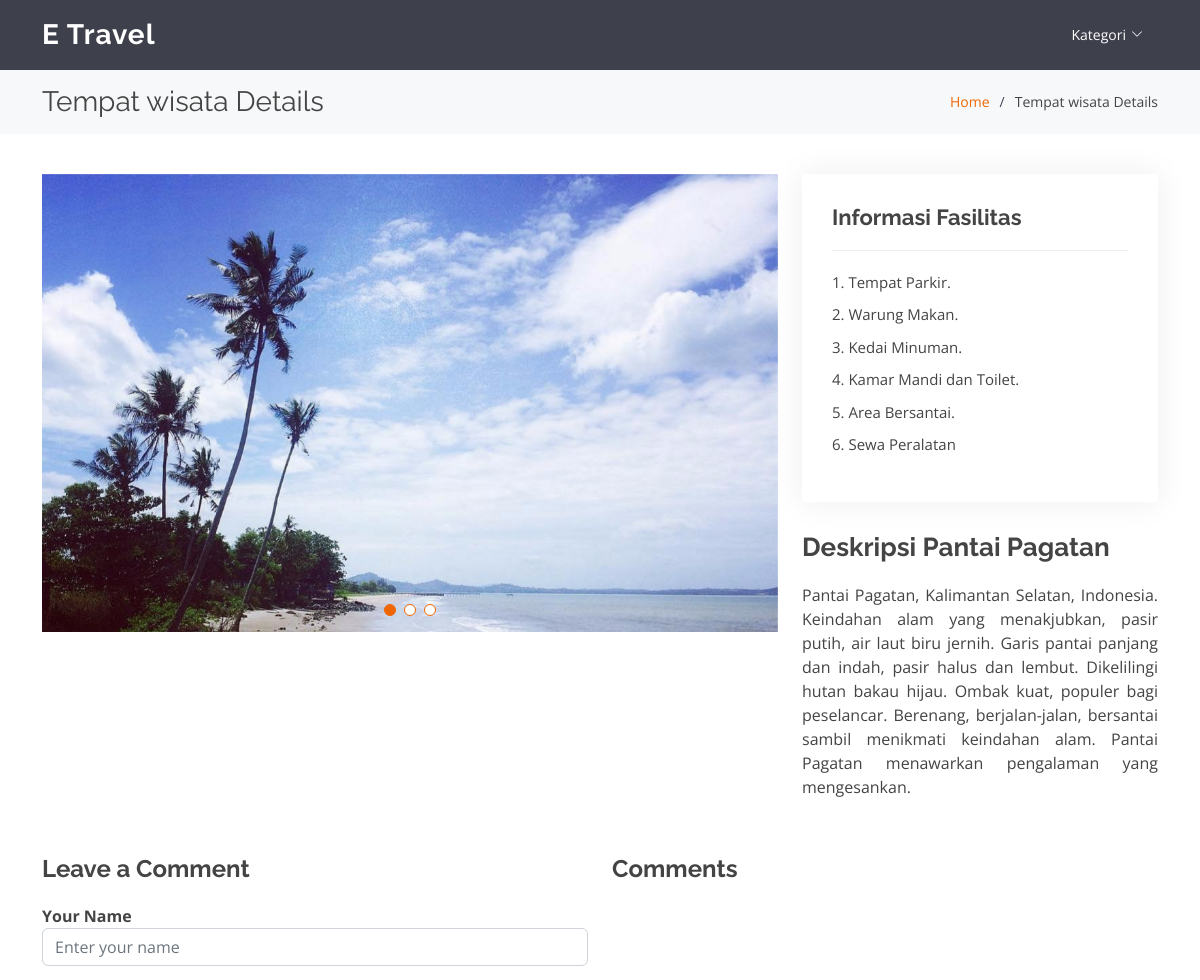
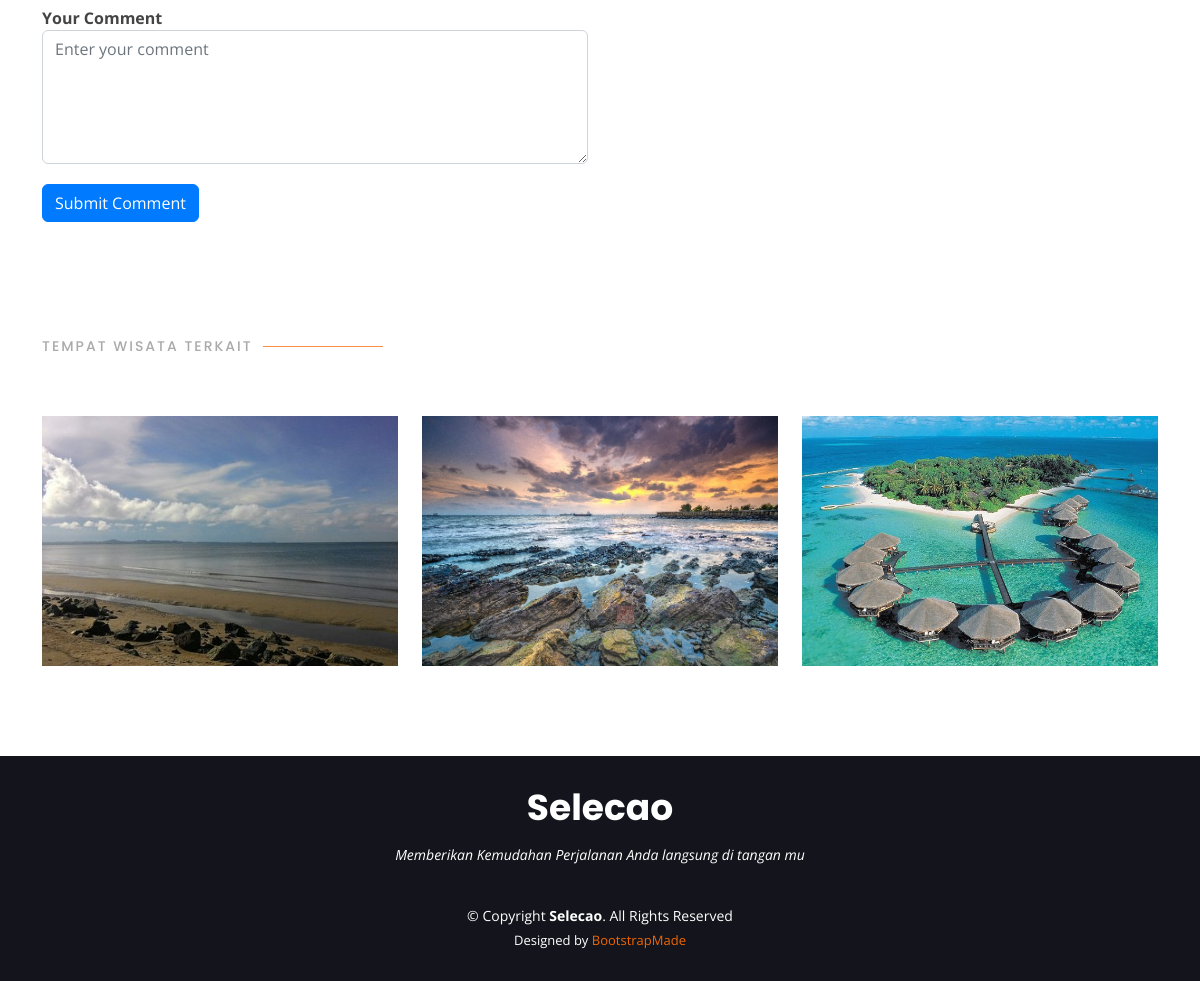
/portfolio-details.php?id_tempat_wisata=2, run on the app's committed database (2 pictures, top to bottom).
### tables this page shows
CREATE TABLE `image` (
  `id_image` int(11) NOT NULL,
  `image` varchar(255) NOT NULL,
  `image_satu` varchar(255) NOT NULL,
  `image_dua` varchar(255) NOT NULL,
  `id_tempat_wisata` int(11) NOT NULL
);

CREATE TABLE `fasilitas` (
  `id_fasilitas` int(11) NOT NULL,
  `deskripsi_fasilitas` text NOT NULL,
  `id_tempat_wisata` int(11) NOT NULL
);

CREATE TABLE `tempat_wisata` (
  `id_tempat_wisata` int(11) NOT NULL,
  `name_tw` varchar(255) NOT NULL,
  `deskripsi` text NOT NULL,
  `image_tw` varchar(255) NOT NULL,
  `id_daerah_wisata` int(11) NOT NULL,
  `id_kategori` int(11) NOT NULL
);

### public/portfolio-details.php (the view, shortened to what this page needs)
<!DOCTYPE html>
<html lang="en">
<head>
    <link href="assets/vendor/animate.css/animate.min.css" rel="stylesheet">
    <link href="assets/vendor/aos/aos.css" rel="stylesheet">
    <link href="assets/vendor/bootstrap/css/bootstrap.min.css" rel="stylesheet">
    <link href="assets/vendor/bootstrap-icons/bootstrap-icons.css" rel="stylesheet">
    <link href="assets/vendor/boxicons/css/boxicons.min.css" rel="stylesheet">
    <link href="assets/vendor/glightbox/css/glightbox.min.css" rel="stylesheet">
    <link href="assets/vendor/remixicon/remixicon.css" rel="stylesheet">
    <link href="assets/vendor/swiper/swiper-bundle.min.css" rel="stylesheet">
    <link href="assets/css/style.css" rel="stylesheet">
</head>
<body>
    <header id="header" class="fixed-top d-flex align-items-center  ">
    <div class="container d-flex align-items-center justify-content-between">
      <div class="logo">
        <h1><a href="index.php">E Travel</a></h1>
      </div>
      <nav id="navbar" class="navbar">
        <ul>
          <li class="dropdown"><a href="#"><span>Kategori</span> <i class="bi bi-chevron-down"></i></a>
          </li>
        </ul>
      </nav>
      </div>
  </header>
    <main id="main">
        <section id="breadcrumbs" class="breadcrumbs">
            <div class="container">
                <div class="d-flex justify-content-between align-items-center">
                    <h2>Tempat wisata Details</h2>
                    <ol>
                        <li><a href="index.php">Home</a></li>
                        <li>Tempat wisata Details</li>
                    </ol>
                </div>
            </div>
        </section>
        <section id="portfolio-details" class="portfolio-details">
            <div class="container">
                <div class="row gy-4">
                    <div class="col-lg-8">
                        <div class="portfolio-details-slider swiper">
                            <div class="swiper-wrapper align-items-center">
                                <?php
                                include "../config/config.php";
                                $id_tempat_wisata = $_GET['id_tempat_wisata'];
                                $data = mysqli_query($host, "SELECT * FROM `image` WHERE `id_tempat_wisata` = $id_tempat_wisata");
                                while ($d = mysqli_fetch_array($data)) {
                                ?>
                                    <div class="swiper-slide">
                                        <img src="../admin/assets/img/<?php echo $d["image"]; ?>" data-gallery="portfolioGallery" class="portfolio-lightbox preview-link" alt="">
                                    </div>
                                <?php
                                }
                                ?>
                            </div>
                            <div class="swiper-pagination"></div>
                        </div>
                    </div>
                    <div class="col-lg-4">
                        <?php
                        $query = "SELECT deskripsi_fasilitas FROM fasilitas WHERE id_tempat_wisata = $id_tempat_wisata";
                        $result = mysqli_query($host, $query);
                        $row = mysqli_fetch_assoc($result);
                        $description = $row['deskripsi_fasilitas'];
                        $items = explode("\n", $description);
                        ?>
                        <div class="portfolio-info">
                            <h3>Informasi Fasilitas</h3>
                            <ul>
                                <?php foreach ($items as $item) { ?>
                                    <?php if (!empty($item)) { ?>
                                        <li><strong></strong> <?php echo trim($item); ?><br></li>
                                    <?php } ?>
                                <?php } ?>
                            </ul>
                        </div>
                        <?php
                        $query = "SELECT name_tw, deskripsi FROM tempat_wisata WHERE id_tempat_wisata = $id_tempat_wisata";
                        $result = mysqli_query($host, $query);
                        if ($result && mysqli_num_rows($result) > 0) {
                            $row = mysqli_fetch_assoc($result);
                            $name_tw = $row['name_tw'];
                            $deskripsi = $row['deskripsi'];
                        } else {
                            $name_tw = "Title Not Found";
                            $deskripsi = "Description Not Found";
                        }
                        ?>
                        <div class="portfolio-description">
                            <h2>Deskripsi <?php echo $name_tw; ?></h2>
                            <p style="text-align: justify;">
                                <?php echo $deskripsi; ?>
                            </p>
                        </div>
                    </div>
                    <div class="portfolio-comments">
                        <div class="row">
                            <div class="col-lg-6">
                                <h3>Leave a Comment</h3>
                                <form class="comment-form" action="proses-add.php" method="post">
                                    <div class="form-group">
                                        <label for="name">Your Name</label>
                                        <input type="text" class="form-control" id="name" name="name_komentar" placeholder="Enter your name" required>
                                    </div>
                                    <div class="form-group">
                                        <label for="comment">Your Comment</label>
                                        <textarea class="form-control" id="comment" rows="5" placeholder="Enter your comment" name="komentar" required></textarea>
                                    </div>
                                    <button type="submit" class="btn btn-primary" name="submit_komentar">Submit Comment</button>
                                </form>
                            </div>
                            <div class="col-lg-6">
                                <div class="comment-list">
                                    <h3>Comments</h3>
                                </div>
                            </div>
                        </div>
                    </div>
                </div>
            </div>
        </section>
                <section id="portfolio" class="portfolio">
                <div class="container">
                    <div class="section-title" data-aos="fade-up">
                    <h2>Tempat Wisata Terkait</h2>
                    </div>
                    <div class="row">
                    <div class="container">
                        <div class="row portfolio-container" data-aos="fade-up">
                        <?php
                        include "../config/config.php";
                        $data = mysqli_query($host, "SELECT `tw`.`id_tempat_wisata`, `tw`.`name_tw`, `tw`.`deskripsi`, `tw`.`image_tw`, `dw`.`name_dw`, `ka`.`id_kategori`, `ka`.`name_kategori`
                        FROM `tempat_wisata` AS `tw`
                        JOIN `daerah_wisata` AS `dw` ON `tw`.`id_daerah_wisata` = `dw`.`id_daerah_wisata`
                        JOIN `kategori` AS `ka` ON `tw`.`id_kategori` = `ka`.`id_kategori`
                        WHERE `tw`.`id_daerah_wisata` = (SELECT `id_daerah_wisata` FROM `tempat_wisata` WHERE `id_tempat_wisata` = '$id_tempat_wisata')");
                        while ($d = mysqli_fetch_array($data)) {
                        ?>
                            <div class="col-lg-4 col-md-6 portfolio-item filter-card">
                            <div class="portfolio-img"><img src="../admin/assets/img/<?php echo $d["image_tw"]; ?>" class="img-fluid" alt="image"></div>
                            </div>
                        <?php
                        }
                        ?>
                        </div>
                    </div>
                    </div>
                </div>
                </section>
    </main>
    <footer id="footer">
        <div class="container">
            <h3>Selecao</h3>
            <p>Memberikan Kemudahan Perjalanan Anda langsung di tangan mu</p>
            <div class="copyright">
                &copy; Copyright <strong><span>Selecao</span></strong>. All Rights Reserved
            </div>
            <div class="credits">
                Designed by <a href="https://bootstrapmade.com/">BootstrapMade</a>
            </div>
        </div>
    </footer>
</body>
</html>

### public/assets/css/style.css (style rules this page uses)
body { font-family: "Open Sans", sans-serif; color: #444444; }
a { color: #ef6603; text-decoration: none; }
h1, h2, h3, h4, h5, h6 { font-family: "Raleway", sans-serif; }
#header { height: 70px; transition: all 0.5s; z-index: 997; transition: all 0.5s; background: rgba(42, 44, 57, 0.9); }
#header .logo h1 { font-size: 28px; margin: 0; padding: 0; line-height: 1; font-weight: 700; letter-spacing: 1px; }
#header .logo h1 a, #header .logo h1 a:hover { color: #fff; text-decoration: none; }
.navbar { padding: 0; }
.navbar ul { margin: 0; padding: 0; display: flex; list-style: none; align-items: center; }
.navbar li { position: relative; }
.navbar a, .navbar a:focus { display: flex; align-items: center; justify-content: space-between; padding: 5px 15px 7px 15px; margin-left: 5px; font-size: 14px; color: #fff; white-space: nowrap; transition: 0.3s; border-radius: 50px; }
.navbar a i, .navbar a:focus i { font-size: 12px; line-height: 0; margin-left: 5px; }
section { padding: 60px 0; overflow: hidden; }
.section-title { padding-bottom: 40px; }
.section-title h2 { font-size: 14px; font-weight: 500; padding: 0; line-height: 1px; margin: 0 0 5px 0; letter-spacing: 2px; text-transform: uppercase; color: #aaaaaa; font-family: "Poppins", sans-serif; }
.section-title h2::after { content: ""; width: 120px; height: 1px; display: inline-block; background: #fd9042; margin: 4px 10px; }
.portfolio .portfolio-item { margin-bottom: 30px; }
.portfolio-img { height: 250px; }
.portfolio-img img { width: 100%; height: 100%; object-fit: cover; }
.portfolio .portfolio-item .portfolio-img { overflow: hidden; }
.portfolio .portfolio-item .portfolio-img img { transition: all 0.8s ease-in-out; }
.portfolio-details { padding-top: 40px; }
.portfolio-details .portfolio-details-slider img { width: 100%; }
.portfolio-details .portfolio-details-slider .swiper-pagination { margin-top: 20px; position: relative; }
.portfolio-details .portfolio-info { padding: 30px; box-shadow: 0px 0 30px rgba(42, 44, 57, 0.08); }
.portfolio-details .portfolio-info h3 { font-size: 22px; font-weight: 700; margin-bottom: 20px; padding-bottom: 20px; border-bottom: 1px solid #eee; }
.portfolio-details .portfolio-info ul { list-style: none; padding: 0; font-size: 15px; }
.portfolio-details .portfolio-info ul li+li { margin-top: 10px; }
.portfolio-details .portfolio-description { padding-top: 30px; }
.portfolio-details .portfolio-description h2 { font-size: 26px; font-weight: 700; margin-bottom: 20px; }
.portfolio-details .portfolio-description p { padding: 0; }
.breadcrumbs { padding: 15px 0; margin-top: 70px; background: #f7f8f9; min-height: 40px; }
.breadcrumbs h2 { font-size: 28px; font-weight: 400; margin: 0; }
.breadcrumbs ol { display: flex; flex-wrap: wrap; list-style: none; padding: 0; margin: 0; font-size: 14px; }
.breadcrumbs ol li+li { padding-left: 10px; }
.breadcrumbs ol li+li::before { display: inline-block; padding-right: 10px; color: #404356; content: "/"; }
#footer { background: #14151c; color: #fff; font-size: 14px; text-align: center; padding: 30px 0; }
#footer h3 { font-size: 36px; font-weight: 700; color: #fff; position: relative; font-family: "Poppins", sans-serif; padding: 0; margin: 0 0 15px 0; }
#footer p { font-size: 15; font-style: italic; padding: 0; margin: 0 0 40px 0; }
#footer .copyright { margin: 0 0 5px 0; }
#footer .credits { font-size: 13px; }

### public/portfolio-details.php (style rules this page uses)
.portfolio-details-slider .swiper-slide img { width: 100%; height: auto; }
.swiper-slide { height: 0; padding-bottom: 56.25%; position: relative; }
.swiper-slide img { position: absolute; top: 0; left: 0; width: 100%; height: 100%; object-fit: cover; }
.portfolio-comments { margin-top: 40px; }
.portfolio-comments h3 { font-size: 24px; font-weight: bold; margin-bottom: 20px; }
.comment-form .form-group { margin-bottom: 20px; }
.comment-form label { font-weight: bold; }
.btn-primary { background-color: #007bff; color: #fff; border-color: #007bff; }
.portfolio-img { height: 250px; }
.portfolio-img img { width: 100%; height: 100%; object-fit: cover; }

### data on the page
image: image (picture)
fasilitas: deskripsi_fasilitas "1. Tempat Parkir.", deskripsi_fasilitas "2. Warung Makan.", deskripsi_fasilitas "3. Kedai Minuman.", deskripsi_fasilitas "4. Kamar Mandi dan Toilet.", deskripsi_fasilitas "5. Area Bersantai.", deskripsi_fasilitas "6. Sewa Peralatan"
tempat_wisata: name_tw "Pantai Pagatan", deskripsi "Pantai Pagatan, Kalimantan Selatan, Indonesia. Keindahan alam yang menakjubkan, pasir putih, air laut biru jernih. Garis pantai panjang dan indah, pasir halus dan lembut. Dikelilingi hutan bakau hijau. Ombak kuat, populer bagi peselancar. Berenang, berjalan-jalan, bersantai sambil menikmati keindahan alam. Pantai Pagatan menawarkan pengalaman yang mengesankan.", image_tw (picture)
tempat_wisata: image_tw (picture)
tempat_wisata: image_tw (picture)
